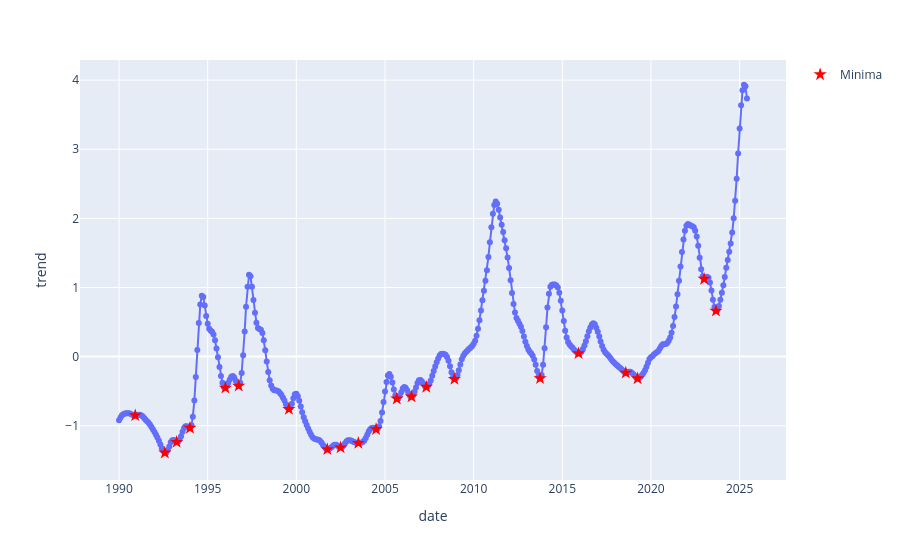

Source (notebook cell):
### Code cell
the_signal = -df_trend.trend.values
x = series.index.values
peaks_indices, properties = find_peaks(the_signal)
the_signal = df_trend.trend.values

# 3. Plot the results (optional, but helpful for visualization)
fig = px.line(df_trend, x="date", y="trend", markers=True)

#plt.plot(x[peaks_indices], the_signal[peaks_indices], 'x', color='red', label='Detected Peaks')
fig.add_trace(
    go.Scatter(
        x= x[peaks_indices], y= the_signal[peaks_indices],
        mode='markers', # Set mode to markers
        name='Minima', # Name for the legend
        marker=dict(color='red', size=10, symbol='star'), # Customize the marker style
        showlegend=True
    )
)

### Figure 1 — Plotly figure (JSON) as saved in the notebook; plotly's stock layout.template omitted (floating-point values rounded to 4 significant figures; data arrays with more than 128 entries replaced by an {"elided": "..."} marker saying what was removed)
{"data": [{"hovertemplate": "date=%{x}<br>trend=%{y}<extra></extra>", "legendgroup": "", "line": {"color": "#636efa", "dash": "solid"}, "marker": {"symbol": "circle"}, "mode": "lines+markers", "name": "", "orientation": "v", "showlegend": false, "type": "scatter", "x": {"elided": "426 str values"}, "xaxis": "x", "y": {"elided": "426 float values"}, "yaxis": "y"}, {"marker": {"color": "red", "size": 10, "symbol": "star"}, "mode": "markers", "name": "Minima", "showlegend": true, "type": "scatter", "x": ["1990-12-01", "1992-08-01", "1993-04-01", "1994-01-01", "1996-01-01", "1996-10-01", "1999-08-01", "2001-10-01", "2002-07-01", "2003-07-01", "2004-07-01", "2005-09-01", "2006-07-01", "2007-05-01", "2008-12-01", "2013-10-01", "2015-12-01", "2018-08-01", "2019-04-01", "2023-01-01", "2023-09-01"], "y": [-0.8512, -1.391, -1.236, -1.033, -0.4527, -0.4224, -0.7584, -1.342, -1.316, -1.251, -1.051, -0.6097, -0.5799, -0.4391, -0.3247, -0.3152, 0.04665, -0.2338, -0.3161, 1.123, 0.661]}], "layout": {"legend": {"tracegroupgap": 0}, "margin": {"t": 60}, "xaxis": {"anchor": "y", "domain": [0, 1], "title": {"text": "date"}}, "yaxis": {"anchor": "x", "domain": [0, 1], "title": {"text": "trend"}}}}
